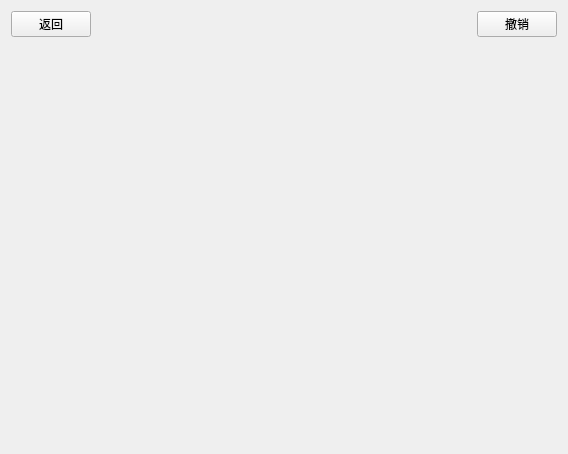
<?xml version="1.0" encoding="UTF-8"?>
<ui version="4.0">
 <class>MasterView</class>
 <widget class="QWidget" name="MasterView">
  <property name="geometry">
   <rect>
    <x>0</x>
    <y>0</y>
    <width>568</width>
    <height>454</height>
   </rect>
  </property>
  <property name="windowTitle">
   <string>MasterView</string>
  </property>
  <layout class="QVBoxLayout" name="verticalLayout">
   <item>
    <layout class="QHBoxLayout" name="horizontalLayout">
     <item>
      <widget class="QPushButton" name="btBack">
       <property name="contextMenuPolicy">
        <enum>Qt::NoContextMenu</enum>
       </property>
       <property name="text">
        <string>返回</string>
       </property>
       <property name="icon">
        <iconset>
         <normaloff>:/img/back.png</normaloff>:/img/back.png</iconset>
       </property>
      </widget>
     </item>
     <item>
      <spacer name="horizontalSpacer">
       <property name="orientation">
        <enum>Qt::Horizontal</enum>
       </property>
       <property name="sizeHint" stdset="0">
        <size>
         <width>40</width>
         <height>20</height>
        </size>
       </property>
      </spacer>
     </item>
     <item>
      <widget class="QLabel" name="labelTitle">
       <property name="text">
        <string/>
       </property>
      </widget>
     </item>
     <item>
      <spacer name="horizontalSpacer_2">
       <property name="orientation">
        <enum>Qt::Horizontal</enum>
       </property>
       <property name="sizeHint" stdset="0">
        <size>
         <width>40</width>
         <height>20</height>
        </size>
       </property>
      </spacer>
     </item>
     <item>
      <widget class="QPushButton" name="btLogout">
       <property name="text">
        <string>撤销</string>
       </property>
       <property name="icon">
        <iconset>
         <normaloff>:/img/out.png</normaloff>:/img/out.png</iconset>
       </property>
      </widget>
     </item>
    </layout>
   </item>
   <item>
    <widget class="QStackedWidget" name="stackedWidget"/>
   </item>
  </layout>
 </widget>
 <layoutdefault spacing="6" margin="11"/>
 <resources/>
 <connections/>
</ui>
